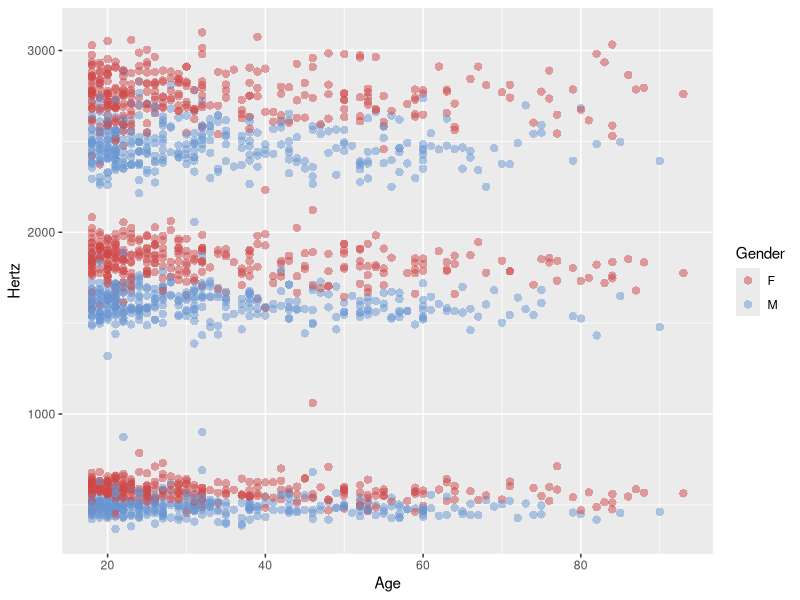
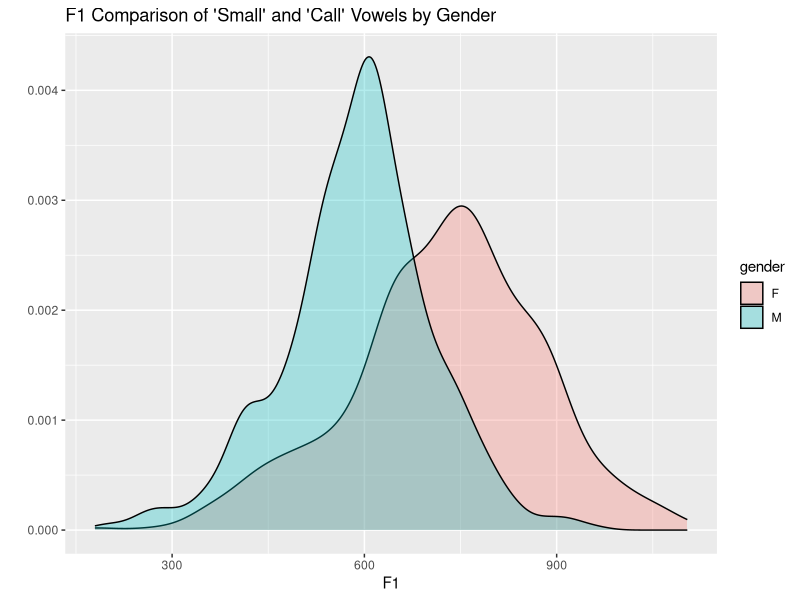
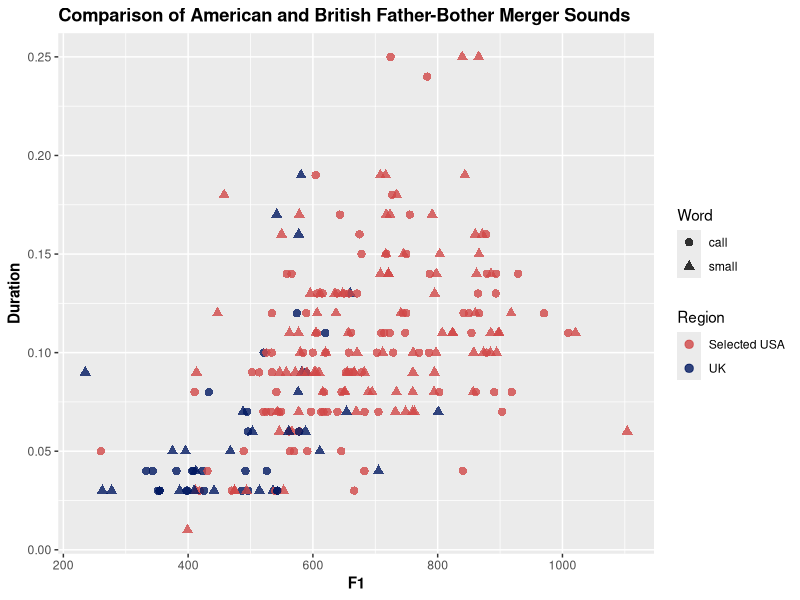
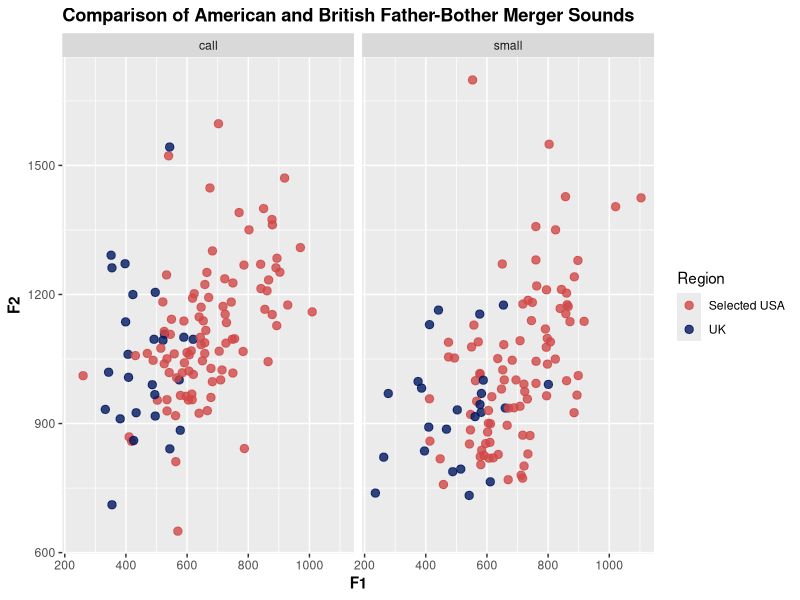
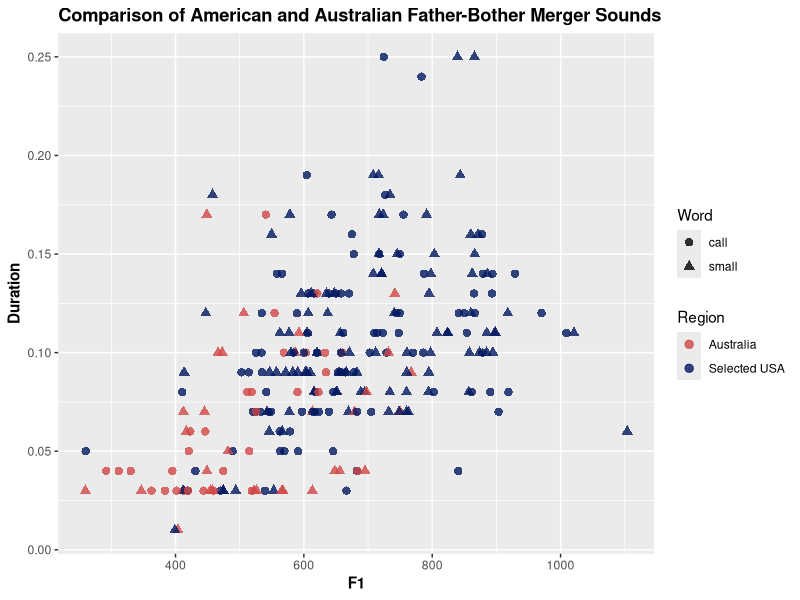
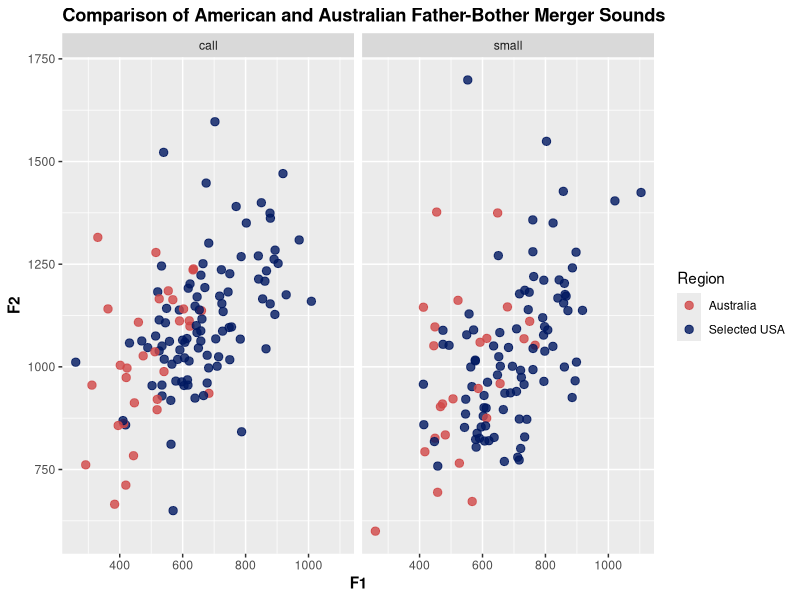
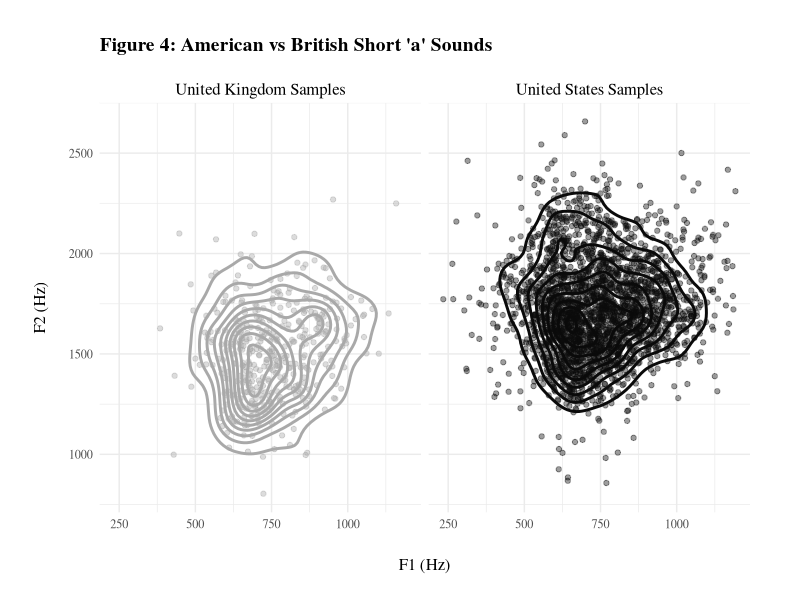
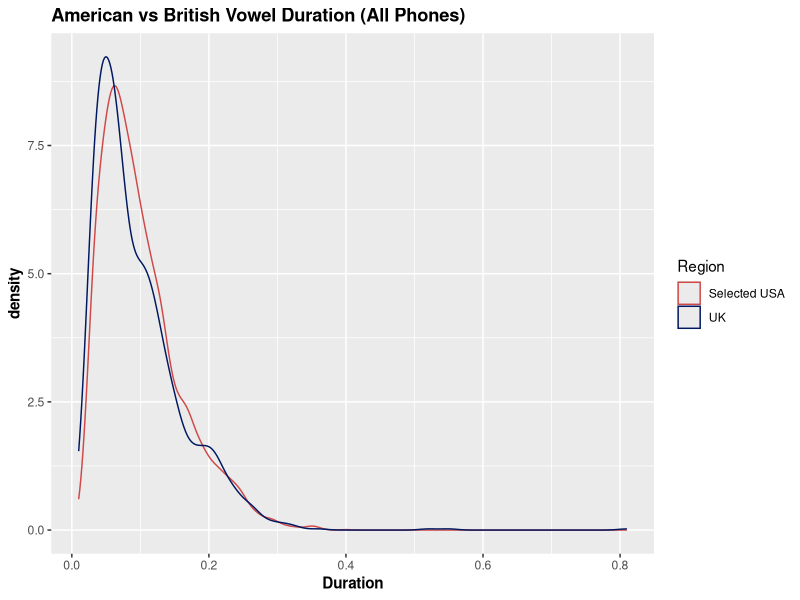

Here is the R script that generated these plots, in order: (Note: this script raises an error after producing the figures.)
## ---- chunk 1
knitr::opts_chunk$set(echo = T, warning = F, message = F)
## ---- chunk 2
library(tidyverse)
## ---- chunk 3
custom_pal <- c("#D04848", "#6895D2", "#F3B95F", "#FDE767")
df <- read.csv(file.path("data", "region_df.csv"))
world_df <- read.csv(file.path("data", "input_df.csv"))
demo_features <- c("id", "gender", "age", "location")
summary_df <- df |>
  mutate(
    F1_mean = rowMeans(select(df, starts_with("F1"))),
    F2_mean = rowMeans(select(df, starts_with("F2"))),
    F3_mean = rowMeans(select(df, starts_with("F3"))),
    du_mean = rowMeans(select(df, starts_with("du"))),
    gender = factor(gender, levels = c(0, 1), labels = c("F", "M"))
  ) |>
  select(demo_features, F1_mean, F2_mean, F3_mean) |>
  pivot_longer(cols = c(F1_mean, F2_mean, F3_mean))

summary_df |> ggplot(aes(x = age, y = value, color = gender)) +
  geom_point(shape = 16, size = 2.5, alpha = 0.5) +
  labs(x = "Age", y = "Hertz", color = "Gender", shape = "Formant Means") +
  scale_color_manual(values = custom_pal)
ggsave(file.path("plots", "gender_formants.png"), width = 30, height = 20, units = "cm")
## ---- chunk 4
new_pal <- c("#D04848", "#001861", "#F3B95F", "#FDE767")
imp_words1 <- c(
  "small", "ask", "also", "call", "and", "plastic", "slabs", "bob",
  "frog", "toy", "go"
)
imp_words2 <- c("small", "call")

new_df <- df |>
  select(demo_features, starts_with("F1"), starts_with("F2"), starts_with("F3"), starts_with("du")) |>
  pivot_longer(cols = c(starts_with("F1"), starts_with("F2"), starts_with("F3"), starts_with("du"))) |>
  separate(name, c("formant", "word")) |>
  pivot_wider(names_from = formant, values_from = value)

world_df <- world_df |>
  select(demo_features, starts_with("F1"), starts_with("F2")) |>
  pivot_longer(cols = c(starts_with("F1"), starts_with("F2"))) |>
  separate(name, c("formant", "word")) |>
  pivot_wider(names_from = formant, values_from = value)

new_df |>
  mutate(gender = factor(gender, levels = c(0, 1), labels = c("F", "M"))) |>
  filter(word %in% imp_words2) |>
  select(demo_features, F1) |>
  ggplot(aes(x = F1, fill = gender)) +
  geom_density(alpha = 0.3) +
  labs(title = "F1 Comparison of 'Small' and 'Call' Vowels by Gender", x = "F1", y = "")
ggsave(file.path("plots", "gender_dens.png"), width = 30, height = 20, units = "cm")
## ---- chunk 5
new_df |>
  mutate(region = case_when(
    location == "uk" ~ "UK",
    location %in% c("texas", "california", "newyork", "minnesota") ~ "Selected USA",
    TRUE ~ "elsewhere"
  )) |>
  mutate(importance = case_when(
    word %in% imp_words2 ~ "important",
    TRUE ~ "unimportant"
  )) |>
  filter(importance == "important", region != "elsewhere") |>
  ggplot(aes(x = F1, y = du, color = region, shape = word)) +
  geom_point(size = 2.5, alpha = 0.8) +
  labs(
    title = "Comparison of American and British Father-Bother Merger Sounds",
    x = "F1", y = "Duration", color = "Region", shape = "Word"
  ) +
  scale_color_manual(values = new_pal) +
  theme(
    plot.title = element_text(face = "bold"),
    axis.title.x = element_text(face = "bold"),
    axis.title.y = element_text(face = "bold")
  )
ggsave(file.path("plots", "father_bother_scatter.png"), width = 30, height = 20, units = "cm")
## ---- chunk 6
imp_words3 <- c("call", "small")
new_df |>
  mutate(region = case_when(
    location == "uk" ~ "UK",
    location %in% c("texas", "california", "newyork", "minnesota") ~ "Selected USA",
    TRUE ~ "elsewhere"
  )) |>
  mutate(importance = case_when(
    word %in% imp_words3 ~ "important",
    TRUE ~ "unimportant"
  )) |>
  filter(importance == "important", region != "elsewhere", F2 < 1700) |>
  ggplot(aes(x = F1, y = F2, color = region)) +
  geom_point(size = 2.5, alpha = 0.8) +
  labs(
    title = "Comparison of American and British Father-Bother Merger Sounds",
    x = "F1", y = "F2", color = "Region"
  ) +
  scale_color_manual(values = new_pal) +
  theme(
    plot.title = element_text(face = "bold"),
    axis.title.x = element_text(face = "bold"),
    axis.title.y = element_text(face = "bold")
  ) +
  facet_wrap(vars(word))
ggsave(file.path("plots", "father_bother_faceted.png"), width = 30, height = 20, units = "cm")
## ---- chunk 7
new_df |>
  mutate(region = case_when(
    location == "australia" ~ "Australia",
    location %in% c("texas", "california", "newyork", "minnesota") ~ "Selected USA",
    TRUE ~ "elsewhere"
  )) |>
  mutate(importance = case_when(
    word %in% imp_words2 ~ "important",
    TRUE ~ "unimportant"
  )) |>
  filter(importance == "important", region != "elsewhere") |>
  ggplot(aes(x = F1, y = du, color = region, shape = word)) +
  geom_point(size = 2.5, alpha = 0.8) +
  labs(
    title = "Comparison of American and Australian Father-Bother Merger Sounds",
    x = "F1", y = "Duration", color = "Region", shape = "Word"
  ) +
  scale_color_manual(values = new_pal) +
  theme(
    plot.title = element_text(face = "bold"),
    axis.title.x = element_text(face = "bold"),
    axis.title.y = element_text(face = "bold")
  )
ggsave(file.path("plots", "father_bother_australia.png"), width = 30, height = 20, units = "cm")
## ---- chunk 8
imp_words3 <- c("call", "small")
new_df |>
  mutate(region = case_when(
    location == "australia" ~ "Australia",
    location %in% c("texas", "california", "newyork", "minnesota") ~ "Selected USA",
    TRUE ~ "elsewhere"
  )) |>
  mutate(importance = case_when(
    word %in% imp_words3 ~ "important",
    TRUE ~ "unimportant"
  )) |>
  filter(importance == "important", region != "elsewhere", F2 < 1700) |>
  ggplot(aes(x = F1, y = F2, color = region)) +
  geom_point(size = 2.5, alpha = 0.8) +
  labs(
    title = "Comparison of American and Australian Father-Bother Merger Sounds",
    x = "F1", y = "F2", color = "Region"
  ) +
  scale_color_manual(values = new_pal) +
  theme(
    plot.title = element_text(face = "bold"),
    axis.title.x = element_text(face = "bold"),
    axis.title.y = element_text(face = "bold")
  ) +
  facet_wrap(vars(word))
ggsave(file.path("plots", "father_bother_facet_australia.png"), width = 30, height = 20, units = "cm")
## ---- chunk 9
library(ggtext)
imp_words3 <- c("and", "ask", "bags", "snack", "slabs", "plastic")
world_df |>
  mutate(region = case_when(
    location == "uk" ~ "United Kingdom Samples",
    location == "usa" ~ "United States Samples",
    TRUE ~ "elsewhere"
  )) |>
  mutate(importance = case_when(
    word %in% imp_words3 ~ "important",
    TRUE ~ "unimportant"
  )) |>
  filter(importance == "important", region != "elsewhere", F1 < 1200, F2 > 800) |>
  ggplot(aes(x = F1, y = F2, color = region)) +
  geom_point(alpha = 0.4) +
  geom_density_2d(size = 1) +
  labs(
    title = "Figure 4: American vs British Short 'a' Sounds",
    x = "F1 (Hz)", y = "F2 (Hz)", color = NULL
  ) +
  scale_color_manual(values = c("darkgrey", "grey4")) +
  theme_minimal() +
  theme(
    text = element_text(family = "Times"),
    plot.title = element_text(size = 14, face = "bold", vjust = 3.4, family = "Times"),
    axis.title.x = element_text(size = 12, vjust = -5, family = "Times"),
    axis.title.y = element_text(size = 12, vjust = 5, family = "Times"),
    strip.text.x = element_text(size = 12, color = "black", vjust = 0.5, family="Times"),
    strip.background = element_rect(color = NA, fill = "white"),
    legend.position = "none",
    plot.margin = unit(c(.5, .5, .5, .5), "inch")
  ) +
  facet_wrap(vars(region))
ggsave(file.path(".", "plots", "a-comparison.pdf"), width = 18, height = 12, units = "cm")
## ---- chunk 10
new_df |>
  mutate(region = case_when(
    location == "uk" ~ "UK",
    location %in% c("texas", "california", "newyork", "minnesota") ~ "Selected USA",
    TRUE ~ "elsewhere"
  )) |>
  filter(region != "elsewhere") |>
  ggplot(aes(x = du, color = region)) +
  geom_density() +
  labs(
    title = "American vs British Vowel Duration (All Phones)",
    x = "Duration", color = "Region"
  ) +
  scale_color_manual(values = new_pal) +
  theme(
    plot.title = element_text(face = "bold"),
    axis.title.x = element_text(face = "bold"),
    axis.title.y = element_text(face = "bold")
  )
ggsave(file.path("plots", "duration_density1.png"), width = 30, height = 20, units = "cm")
## ---- chunk 11
imp_words4 <- c("plastic", "ask", "call", "slabs", "bob", "frog")
new_df |>
  mutate(region = case_when(
    location == "uk" ~ "UK",
    location %in% c("texas", "california", "newyork", "minnesota") ~ "Selected USA",
    TRUE ~ "elsewhere"
  )) |>
  mutate(importance = case_when(
    word %in% imp_words4 ~ "important",
    TRUE ~ "unimportant"
  )) |>
  filter(importance == "important", region != "elsewhere") |>
  ggplot(aes(x = du, color = region)) +
  geom_density() +
  labs(
    title = "American vs British Vowel Duration (Selected Phones)",
    x = "Duration", color = "Region"
  ) +
  scale_color_manual(values = new_pal) +
  theme(
    plot.title = element_text(face = "bold"),
    axis.title.x = element_text(face = "bold"),
    axis.title.y = element_text(face = "bold")
  )
ggsave(file.path("plots", "duration_density2.png"), width = 30, height = 20, units = "cm")
## ---- chunk 12
library(ggridges)

ridge_df <- ind_df |> 
  filter(feature %in% imp_df$feature) |> 
  separate(feature, into = c("type", "phone"), sep="-", remove=FALSE) |>
  filter(type=="F2")
row.names(ridge_df) <- NULL
ridge_df$phone = ordered(ridge_df$phone, levels = rev(unique(ridge_df$phone)))

ridge_df |> 
  ggplot(aes(x=measurement, y=phone, fill=location)) +
  geom_density_ridges(alpha=0.5, scale=1, color=NA) +
  scale_y_discrete(vars(phone)) +
  theme_grey() +
  labs(
    x = "Frequency (Hz)",
    y = "Phone",
    color = "Formant"
  ) +
  theme(
    plot.title = element_text(size = 20, face = "bold", vjust = 3.4),
    axis.title.x = element_text(size = 15, face = "bold", vjust = -5),
    axis.title.y = element_text(size = 15, face = "bold", vjust = 5),
    strip.text.x = element_text(size = 15, color = "black", face = "bold.italic", vjust = 0.5),
    strip.background = element_rect(color = NA, fill = "white"),
    plot.margin = unit(c(.5, .5, .5, .5), "inch")
  ) +
  coord_cartesian(clip = "off")
